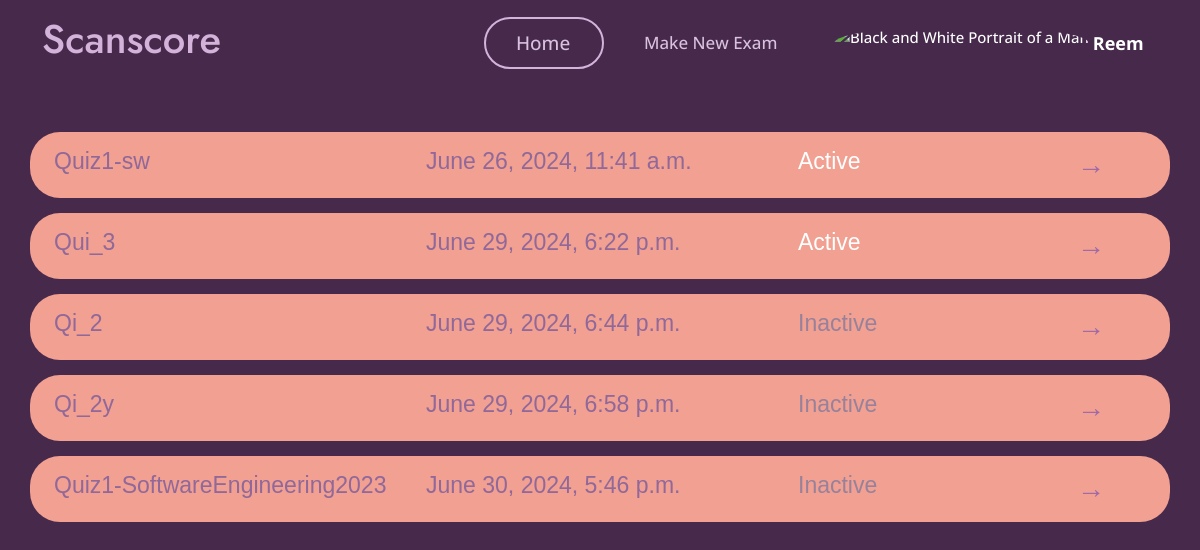
The app's page /teacher_dashboard/ (signed in) with its own data.
### myapp/models.py (models this page shows)
class User(AbstractUser):
    userType = models.CharField(max_length=10, choices=[('teacher', 'Teacher'), ('student', 'Student')])

class Exam(models.Model):
    name = models.CharField(max_length=100)
    teacher = models.ForeignKey(User, on_delete=models.CASCADE)
    question= models.TextField(max_length=10000)
    model_answer = models.TextField(max_length=10000)
    keywordsList = models.TextField(max_length=10000,null=True,blank=True)
    is_active = models.BooleanField(default=False)
    time_created = models.DateTimeField(auto_now_add=True)
    time_updated = models.DateTimeField(auto_now=True)
    ocr_graded = models.BooleanField(default=False)

### myapp/views.py (the view)
# urls.py: path('teacher_dashboard/', views.teacher_dashboard, name='teacher_dashboard'),
def teacher_dashboard(request):
    if not hasattr(request.user, 'teacher'): # Check if the user is a teacher
        return HttpResponseForbidden("You are not authorized to view this page.")
    exams = Exam.objects.filter(teacher=request.user)
    return render(request, 'myapp/teacher/teacher_dashboard.html', {'exams': exams})

### templates/myapp/teacher/teacher_dashboard.html (shortened to what this page needs)
{% load static %}
<!DOCTYPE html>
<html lang="en">
<head>
    <link href="{% static 'vendor/aos/aos.css' %}" rel="stylesheet">
    <link href="{% static 'vendor/bootstrap/css/bootstrap.min.css' %}" rel="stylesheet">
    <link href="{% static 'vendor/bootstrap-icons/bootstrap-icons.css' %}" rel="stylesheet">
    <link href="{% static 'vendor/boxicons/css/boxicons.min.css' %}" rel="stylesheet">
    <link href="{% static 'vendor/glightbox/css/glightbox.min.css' %}" rel="stylesheet">
    <link href="{% static 'vendor/remixicon/remixicon.css' %}" rel="stylesheet">
    <link href="{% static 'vendor/swiper/swiper-bundle.min.css' %}" rel="stylesheet">
    <link href="{% static 'css/style1.css' %}" rel="stylesheet">
    <link href="{% static 'css/main.css' %}" rel="stylesheet">
</head>
<body>
    <header id="header" class="fixed-top">
        <div class="container d-flex align-items-center justify-content-between">
            <h1 class="me-auto"><a href="{% url 'teacher_dashboard' %}" style="color: #d4b3db;">Scanscore</a></h1>
            <nav id="navbar" class="navbar order-last order-lg-0">
                <ul>
                    <li><a class="nav-link scrollto active Ac" href="{% url 'teacher_dashboard' %}" id="home">Home</a></li>
                    <li><a class="nav-link scrollto" href="{% url 'create_exam' %}" id="makenew">Make New Exam</a></li>
                    <li class="dropdown">
                        <a href="#">
                            <img src="{% static 'img/unknown_user.jpg' %}"
                                class="rounded-circle" height="35" alt="Black and White Portrait of a Man"
                                loading="lazy" />
                            <strong class="d-none d-sm-block ms-1" id="username">{{ user.first_name }}</strong><i
                                class="bi bi-chevron-down"></i>
                        </a>
                    </li>
                </ul>
            </nav>
        </div>
    </header>
    <section id="hero" class="d-flex"
        style="height: 100vh; text-align: left;font-family: Arial, Helvetica, sans-serif;">
        <div class="container">
            {% block content %}
            <div class="exam-list">
                {% for exam in exams %}
                <div class="row exam-item" id="exam-list">
                    <div class="col-md-4 col-12">{{ exam.name }}</div>
                    <div class="col-md-4 col-12">{{ exam.time_created }}</div>
                    <div class="col-md-3 col-10">
                        {% if exam.is_active %}
                        <span class="active" style="color:#fff">Active</span>
                        {% else %}
                        <span class="inactive" style="color: #97819b">Inactive</span>
                        {% endif %}
                    </div>
                    <a href="{% url 'view_exam_teacher' exam.id %}" class="col-md-1 col-2" id="arrow-dir">→</a>
                </div>
                {% empty %}
                <div style="text-align: center;">
                    <h2 style="padding-left: 15px;">No exams created yet.</h2>
                </div>
                {% endfor %}
            </div>
            {% endblock %}
        </div>
    </section>
</body>
</html>

### Scanscore/static/css/style1.css (style rules this page uses)
body { font-family: "Open Sans", sans-serif; color: #444444; }
a { color: #d9c2de; text-decoration: none; }
h1, h2, h3, h4, h5, h6 { font-family: "Jost", sans-serif; }
#header { transition: all 0.5s; z-index: 997; padding: 15px 0; }
.navbar { padding: 0; }
.navbar ul { margin: 0; padding: 0; display: flex; list-style: none; align-items: center; }
.navbar li { position: relative; }
.navbar a, .navbar a:focus { display: flex; align-items: center; justify-content: space-between; padding: 10px 0 10px 30px; font-size: 15px; font-weight: 500; color: #fff; white-space: nowrap; transition: 0.3s; }
.navbar a i, .navbar a:focus i { font-size: 12px; line-height: 0; margin-left: 5px; }
.navbar a:hover, .navbar .active, .navbar .active:focus, .navbar li:hover>a { color: #47b2e4; }
#hero { width: 100%; height: 80vh; background: #47294c; }
#hero .container { padding-top: 72px; }
section { padding: 60px 0; overflow: hidden; }

### Scanscore/static/css/main.css (style rules this page uses)
#hero { width: 100%; height: 80vh; background: #47294c; }
#home { color: #d9c2de; width: 120px; border-radius: 50px; font-size: 19px; }
#makenew { color: #d9c2de; font-size: 17px; width: 190px; margin-left: 10px; }
#header { background-color: transparent; }
#header .container { display: flex; justify-content: center; align-items: center; height: 100%; }
#username { font-size: 18px; }
:root { --default-font: "Open Sans", system-ui, -apple-system, "Segoe UI", Roboto, "Helvetica Neue", Arial, "Noto Sans", "Liberation Sans", sans-serif, "Apple Color Emoji", "Segoe UI Emoji", "Segoe UI Symbol", "Noto Color Emoji"; --heading-font: "Jost", sans-serif; --nav-font: "Poppins", sans-serif; }
:root { --background-color: #ffffff; --background-color-rgb: 255, 255, 255; --default-color: #444444; --default-color-rgb: 68, 68, 68; --heading-color: #47294c; --heading-color-rgb: 55, 81, 126; --accent-color: #9e69a9; --accent-color-rgb: 71, 178, 228; --contrast-color: #ffffff; --contrast-color-rgb: 255, 255, 255; }
:root { --nav-color: #ffffff; --nav-hover-color: #47294c; --nav-dropdown-color: #444444; --nav-dropdown-hover-color: #47294c; --nav-dropdown-background-color: #ffffff; }
:root { scroll-behavior: smooth; }
body { color: var(--default-color); background-color: var(--background-color); font-family: var(--default-font); }
a { color: #9e69a9; text-decoration: none; transition: 0.3s; }
h1, h2, h3, h4, h5, h6 { color: var(--heading-color); font-family: var(--heading-font); }
section, .section { color: var(--default-color); background-color: var(--background-color); padding: 60px 0; scroll-margin-top: 88px; overflow: clip; }

### templates/myapp/teacher/teacher_dashboard.html (style rules this page uses)
:root { --background-color: #ffffff; --background-color-rgb: 255, 255, 255; --default-color: #444444; --default-color-rgb: 68, 68, 68; --heading-color: #9e69a9; --heading-color-rgb: 55, 81, 126; --accent-color: #9e69a9; --accent-color-rgb: 71, 178, 228; --contrast-color: #ffffff; --contrast-color-rgb: 255, 255, 255; }
#hero { width: 100%; height: 80vh; background: #47294c; }
#home { color: #d9c2de; width: 120px; border-radius: 50px; font-size: 19px; }
#makenew { font-size: 17px; width: 190px; margin-left: 10px; }
#header { background-color: transparent; }
#header .container { display: flex; justify-content: center; align-items: center; height: 100%; }
#username { font-size: 18px; }
#exam-list { border-radius: 30px; background-color: #f1a091; color: #906899; padding: 12px; margin-bottom: 15px; font-size: 23px; }
#arrow-dir { color: #9e69a9; text-decoration: none; font-size: 28px; }
.Ac { border: 2px solid #d4b3db !important; }

### records on screen
User: first_name "Reem"
Exam: name "Quiz1-sw", time_created "June 26, 2024, 11:41 a.m.", is_active "Active"
Exam: name "Qui_3", time_created "June 29, 2024, 6:22 p.m.", is_active "Active"
Exam: name "Qi_2", time_created "June 29, 2024, 6:44 p.m.", is_active "Inactive"
Exam: name "Qi_2y", time_created "June 29, 2024, 6:58 p.m.", is_active "Inactive"
Exam: name "Quiz1-SoftwareEngineering2023", time_created "June 30, 2024, 5:46 p.m.", is_active "Inactive"
